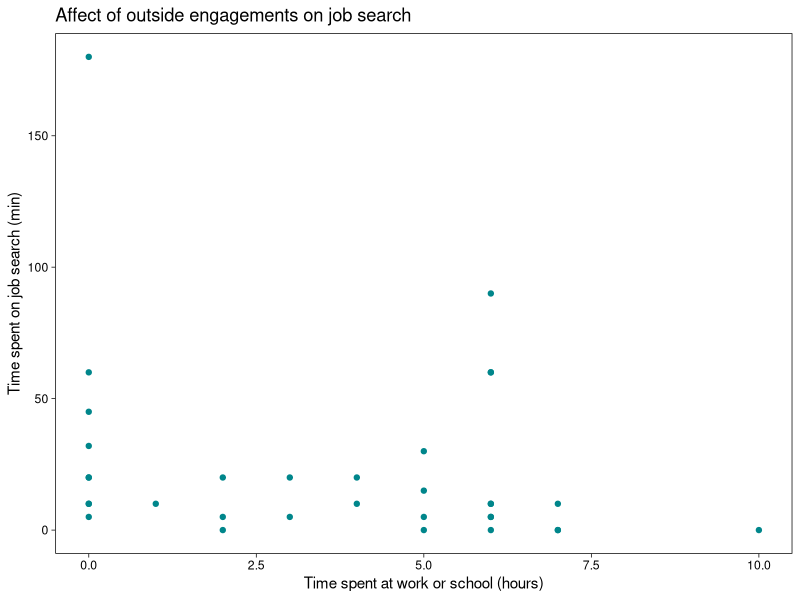
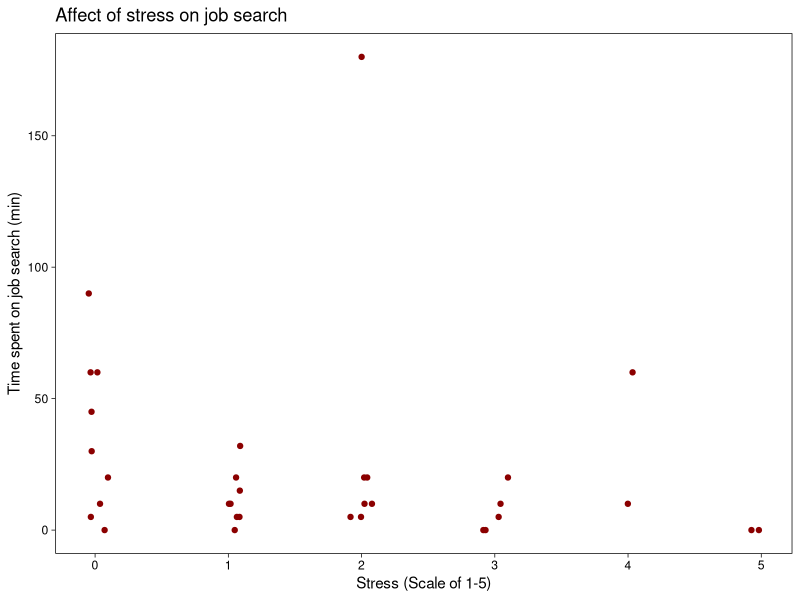

R code for these plots, in order:
## ---- chunk 1
#| label: loading-packages
#| warning: false
library(tidyverse)
library(readxl)
library(here)
library(rstatix)
library(ggeffects)
library(corrplot)
## ---- chunk 2
#| label: object-for-data

job_search <- read_csv(here("data", "personal-data.csv"))
## ---- chunk 3
#| label: first-visualization

ggplot(data = job_search,
                        mapping = aes(x = outside_eng,
                                      y = job_search)) +
  geom_point(color = "turquoise4",
              size = 1.5) +
  labs(title = "Affect of outside engagements on job search",
       x = "Time spent at work or school (hours)",
       y = "Time spent on job search (min)") + 
  theme_linedraw() +
  theme(panel.grid.major = element_blank(),
         panel.grid.minor = element_blank())
## ---- chunk 4
#| label: second-visualization

ggplot(data = job_search,
                        mapping = aes(x = stress,
                                      y = job_search)) +
  geom_jitter(color = "darkred",
              height = 0,
              width = 0.1, 
              size = 1.5) +
  labs(title = "Affect of stress on job search",
       x = "Stress (Scale of 1-5)",
       y = "Time spent on job search (min)") +
  theme_linedraw() +
  theme(panel.grid.major = element_blank(),
         panel.grid.minor = element_blank())
## ---- chunk 5
 
